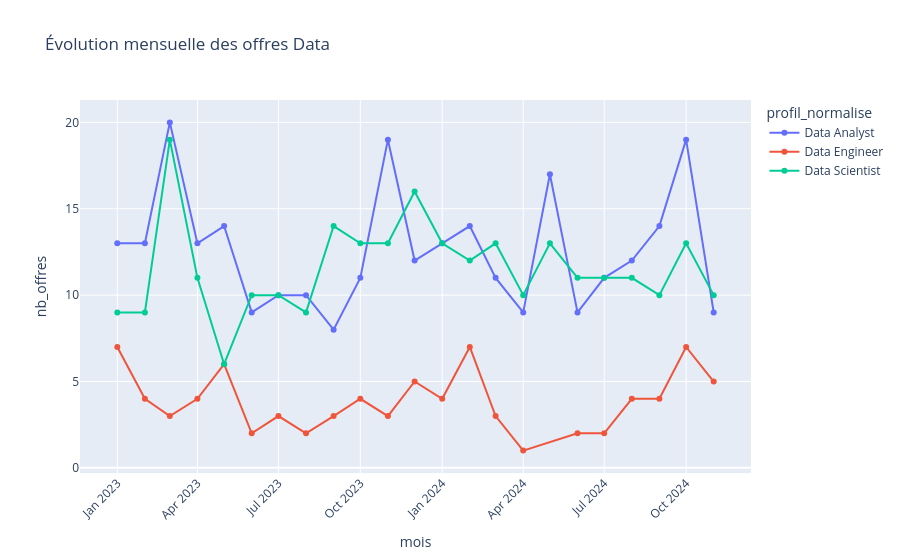

Source (notebook cell):
### Code cell
# 4. Évolution mensuelle Data Engineer / Data Analyst / Data Scientist
df_offres['date'] = pd.to_datetime(df_offres['date_publication'])
df_offres['mois'] = df_offres['date'].dt.to_period('M').astype(str)
profil_data = ['Data Engineer', 'Data Analyst', 'Data Scientist']
df_evol = df_offres[df_offres['profil_normalise'].isin(profil_data)]
evol = df_evol.groupby(['mois', 'profil_normalise']).size().reset_index(name='nb_offres')
fig4 = px.line(evol, x='mois', y='nb_offres', color='profil_normalise',
               title='Évolution mensuelle des offres Data',
               markers=True)
fig4.update_layout(xaxis_tickangle=-45)
fig4.show()

### Figure 1 — Plotly figure (JSON) as saved in the notebook; plotly's stock layout.template omitted (floating-point values rounded to 4 significant figures)
{"data": [{"hovertemplate": "profil_normalise=Data Analyst<br>mois=%{x}<br>nb_offres=%{y}<extra></extra>", "legendgroup": "Data Analyst", "line": {"color": "#636efa", "dash": "solid"}, "marker": {"symbol": "circle"}, "mode": "lines+markers", "name": "Data Analyst", "orientation": "v", "showlegend": true, "type": "scatter", "x": ["2023-01", "2023-02", "2023-03", "2023-04", "2023-05", "2023-06", "2023-07", "2023-08", "2023-09", "2023-10", "2023-11", "2023-12", "2024-01", "2024-02", "2024-03", "2024-04", "2024-05", "2024-06", "2024-07", "2024-08", "2024-09", "2024-10", "2024-11"], "xaxis": "x", "y": [13, 13, 20, 13, 14, 9, 10, 10, 8, 11, 19, 12, 13, 14, 11, 9, 17, 9, 11, 12, 14, 19, 9], "yaxis": "y"}, {"hovertemplate": "profil_normalise=Data Engineer<br>mois=%{x}<br>nb_offres=%{y}<extra></extra>", "legendgroup": "Data Engineer", "line": {"color": "#EF553B", "dash": "solid"}, "marker": {"symbol": "circle"}, "mode": "lines+markers", "name": "Data Engineer", "orientation": "v", "showlegend": true, "type": "scatter", "x": ["2023-01", "2023-02", "2023-03", "2023-04", "2023-05", "2023-06", "2023-07", "2023-08", "2023-09", "2023-10", "2023-11", "2023-12", "2024-01", "2024-02", "2024-03", "2024-04", "2024-06", "2024-07", "2024-08", "2024-09", "2024-10", "2024-11"], "xaxis": "x", "y": [7, 4, 3, 4, 6, 2, 3, 2, 3, 4, 3, 5, 4, 7, 3, 1, 2, 2, 4, 4, 7, 5], "yaxis": "y"}, {"hovertemplate": "profil_normalise=Data Scientist<br>mois=%{x}<br>nb_offres=%{y}<extra></extra>", "legendgroup": "Data Scientist", "line": {"color": "#00cc96", "dash": "solid"}, "marker": {"symbol": "circle"}, "mode": "lines+markers", "name": "Data Scientist", "orientation": "v", "showlegend": true, "type": "scatter", "x": ["2023-01", "2023-02", "2023-03", "2023-04", "2023-05", "2023-06", "2023-07", "2023-08", "2023-09", "2023-10", "2023-11", "2023-12", "2024-01", "2024-02", "2024-03", "2024-04", "2024-05", "2024-06", "2024-07", "2024-08", "2024-09", "2024-10", "2024-11"], "xaxis": "x", "y": [9, 9, 19, 11, 6, 10, 10, 9, 14, 13, 13, 16, 13, 12, 13, 10, 13, 11, 11, 11, 10, 13, 10], "yaxis": "y"}], "layout": {"legend": {"title": {"text": "profil_normalise"}, "tracegroupgap": 0}, "title": {"text": "Évolution mensuelle des offres Data"}, "xaxis": {"anchor": "y", "domain": [0, 1], "tickangle": -45, "title": {"text": "mois"}}, "yaxis": {"anchor": "x", "domain": [0, 1], "title": {"text": "nb_offres"}}}}
